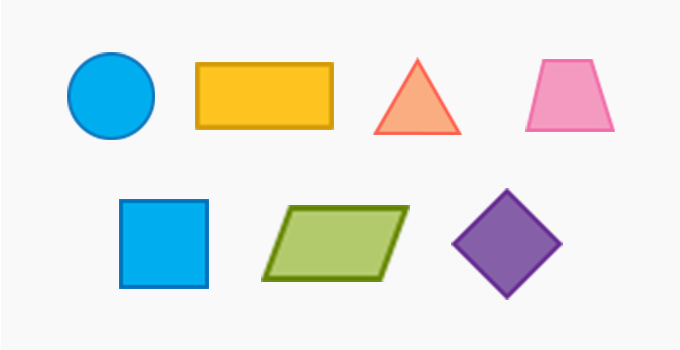
#> input picture res/shapes.png, 680 x 350 px
$ python contoursDetection.py
#> lines starting #> are read from the running program, lines starting #| are printed output that depends on the picture; after the words box and inside, x2 and y2 are one past the last pixel; in counts of white or black regions, pixels touching at a corner belong together
import cv2
import numpy as np

def getContours(img):
    Contours, hierarchy = cv2.findContours(img, cv2.RETR_EXTERNAL, cv2.CHAIN_APPROX_NONE)
    # contours will be saved in contours, so we have to loop through it
    for cnt in Contours:
        area = cv2.contourArea(cnt)  # function to find area of between the contours
        print(area)
        # it is good to give an area threshold so that it may not detect noises
        if area > 500:
            cv2.drawContours(imgContour, cnt, -1, (255, 0, 0), 3)  # draws all the contours detected in imgContour
            peri = cv2.arcLength(cnt, True)  # gives us the arc length/ perimeter
            print(peri)
            approx = cv2.approxPolyDP(cnt, 0.02*peri, True)  # you may vary 0.02 according to your need
            # 0.02*peri is the tolerance parameter
            # approx will give us a list of corners


            # true denotes that the shape is closed
            # above function works of Douglas-Peuker algorithm

            print(len(approx))
            objCorner = len(approx)

            # if we were to draw a bounding box around the object, the x, y, width, height would be
            x, y, w, h = cv2.boundingRect(approx)
            if objCorner == 3:
                objectType = "Triangle"

            elif objCorner == 4:
                aspectRatio = w/float(h)
                # we can have a deviation of 0.05 in the aspect ration
                if aspectRatio > 0.95 and aspectRatio< 1.05:
                    objectType = "Square"
                else:
                    objectType = "Rectangle"

            elif objCorner>4:
                objectType = "Circle"

            else:objectType = "Not Defined"
            cv2.rectangle(imgContour, (x,y), (x+w, y+h), (0,255, 0), 2)

            cv2.putText(imgContour, objectType, (x+(w//2)-10, y+(h//2)-10), cv2.FONT_HERSHEY_SIMPLEX, 0.7, (0, 255, 255), 2)


path = 'res/shapes.png'
img = cv2.imread(path)
#> img is the input picture: shape (350, 680, 3); mean B, G, R 227.2, 231.2, 227.4
imgContour = np.zeros_like(img)

imgGray = cv2.cvtColor(img, cv2.COLOR_BGR2GRAY)
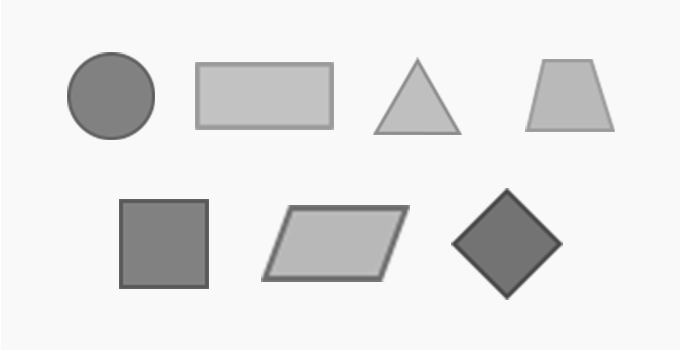
#> imgGray: shape (350, 680); min 68, max 255, mean 229.5
imgBlur = cv2.GaussianBlur(imgGray, (7,7), 1)
imgCanny = cv2.Canny(imgBlur, 50,50)
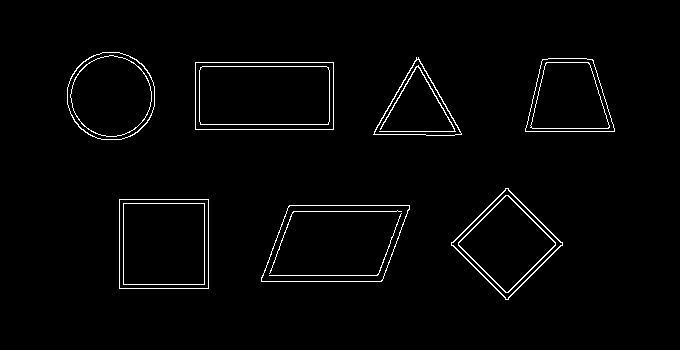
#> imgCanny: shape (350, 680); 2% white in thin lines or dots, all inside (x1, y1, x2, y2) = (67, 52, 615, 300)
getContours(imgCanny)  # defined above
#> in getContours, `Contours, hierarchy = cv2.findContours(img, cv2.RETR_EXTERNAL, cv2.CHA..`: Contours = 7 contours; box (x1, y1, x2, y2) and area: (195, 62, 334, 130) 9246, (261, 205, 410, 282) 9213, (119, 199, 209, 289) 7921, (451, 188, 563, 300) 6275, (67, 52, 155, 140) 6098, (525, 58, 615, 132) 5080, (373, 57, 462, 136) 3504
#> the loop in getContours, `for cnt in Contours:` made 7 passes
#> (area, peri, approx, objCorner, x, y, w, h) on passes 1 to 5: (9213, 415.2, [[261, 281], [381, 281], [409, 205], [289, 205]], 4, 261, 205, 149, 77), (7921, 356, [[119, 199], [119, 288], [208, 288], [208, 199]], 4, 119, 199, 90, 90), (6275, 319.8, [[505, 188], [451, 245], [508, 299], [562, 242]], 4, 451, 188, 112, 112), (9246, 410, [[195, 62], [195, 129], [333, 129], [333, 62]], 4, 195, 62, 139, 68), (5080.5, 300, [[542, 59], [525, 131], [614, 131], [593, 60]], 4, 525, 59, 90, 73)
#> (area, peri, approx, objCorner, x, y, w, h) on pass 6: (3504, 283.3, [[416, 57], [373, 134], [461, 134]], 3, 373, 57, 89, 78)
#> (printed output is left out)
#> after the loop in getContours, `for cnt in Contours:`:
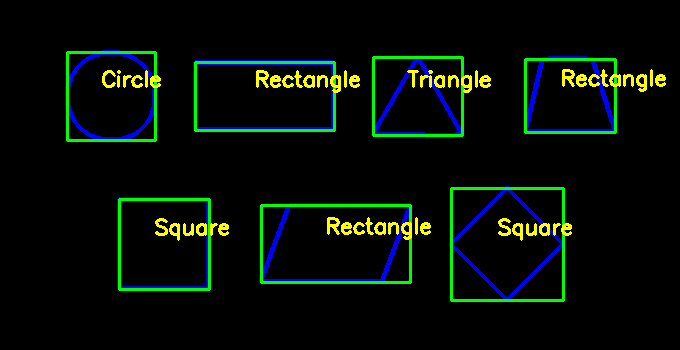
#> imgContour: shape (350, 680, 3); mean of channels 0, 1, 2 6.7, 13.5, 5.1; drawn as B, G, R

cv2.imshow("Original", img)
cv2.imshow("Gray Image", imgGray)
cv2.imshow("Blur Image", imgBlur)
cv2.imshow("Canny Image", imgCanny)
cv2.imshow("Contour", imgContour)
cv2.waitKey(0)
